Frame 1 (no input): blank canvas, image omitted
Frame 60 (no input): blank canvas, image omitted
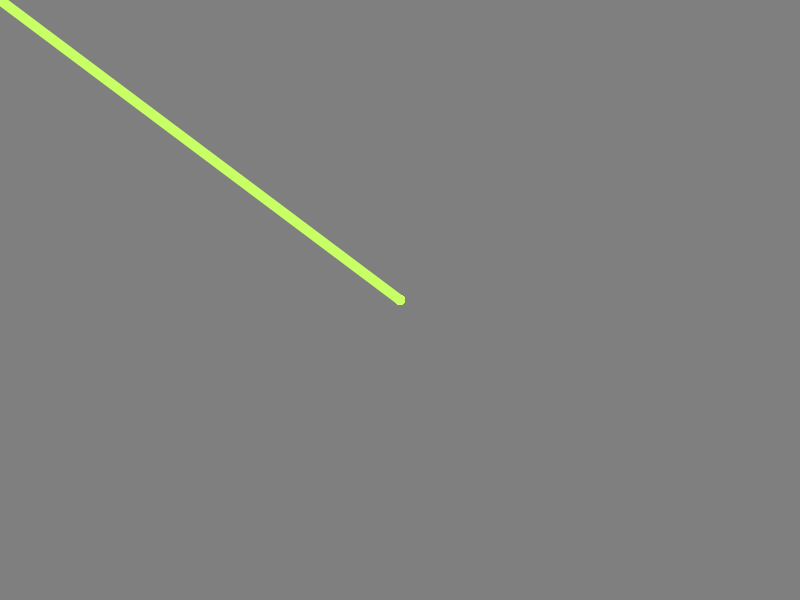
Frame 120 (the mouse pressed at the canvas centre since frame 60)

The p5.js sketch whose frames 1 and 60 were blank and that drew this single picture after the mouse press (run headless with seeded random() and noise() and a simulated clock; from frame 60 on, the mouse is pressed at the canvas centre):

// p5.js sketch
// ── sketch.js
/*
<><><><><><><><><><><><><><>
	"DRAWING WITH PMOUSE"
	
	introducing...
	- pmouseX, pmouseY
<><><><><><><><><><><><><><>
*/

function setup() 
{
	createCanvas(800, 600);
	
	background(127);	//move this line to draw() and see what happens
}

function draw() 
{
	stroke(200, 255, 100);	//set the stroke color to a light green
	
	strokeWeight(10);	//set the stroke weight, aka line thickness, to 10 pixels
	
	line(pmouseX, pmouseY, mouseX, mouseY);	
}
